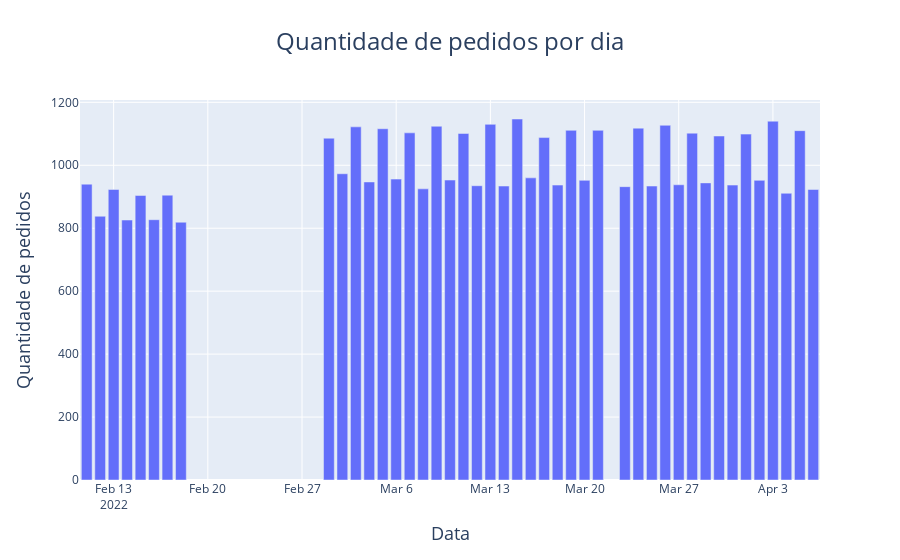

Notebook code cell kept with this figure:
### Code cell
# Desenhar gráfico de barras
fig = px.bar(df, x="Day_Ordered", y="ID", title="Quantidade de pedidos por dia", labels={"Day_Ordered": "Data", "ID": "Quantidade de pedidos"})
fig.update_layout(title={"x": 0.5, "xanchor": "center", "font": {"size": 24}},
    xaxis={"title_font": {"size": 18}, "showgrid": True},
    yaxis={"title_font": {"size": 18}, "showgrid": True})
fig.show()

### Figure 1 — Plotly figure (JSON) as saved in the notebook; plotly's stock layout.template omitted (floating-point values rounded to 4 significant figures)
{"data": [{"hovertemplate": "Data=%{x}<br>Quantidade de pedidos=%{y}<extra></extra>", "legendgroup": "", "marker": {"color": "#636efa", "pattern": {"shape": ""}}, "name": "", "orientation": "v", "showlegend": false, "textposition": "auto", "type": "bar", "x": ["2022-02-11", "2022-02-12", "2022-02-13", "2022-02-14", "2022-02-15", "2022-02-16", "2022-02-17", "2022-02-18", "2022-03-01", "2022-03-02", "2022-03-03", "2022-03-04", "2022-03-05", "2022-03-06", "2022-03-07", "2022-03-08", "2022-03-09", "2022-03-10", "2022-03-11", "2022-03-12", "2022-03-13", "2022-03-14", "2022-03-15", "2022-03-16", "2022-03-17", "2022-03-18", "2022-03-19", "2022-03-20", "2022-03-21", "2022-03-23", "2022-03-24", "2022-03-25", "2022-03-26", "2022-03-27", "2022-03-28", "2022-03-29", "2022-03-30", "2022-03-31", "2022-04-01", "2022-04-02", "2022-04-03", "2022-04-04", "2022-04-05", "2022-04-06"], "xaxis": "x", "y": [940, 838, 923, 826, 904, 827, 905, 819, 1086, 973, 1122, 947, 1116, 956, 1103, 925, 1124, 953, 1101, 935, 1130, 934, 1147, 960, 1088, 937, 1111, 952, 1111, 932, 1118, 934, 1127, 938, 1102, 944, 1093, 937, 1099, 952, 1140, 911, 1110, 923], "yaxis": "y"}], "layout": {"barmode": "relative", "legend": {"tracegroupgap": 0}, "title": {"font": {"size": 24}, "text": "Quantidade de pedidos por dia", "x": 0.5, "xanchor": "center"}, "xaxis": {"anchor": "y", "domain": [0, 1], "showgrid": true, "title": {"font": {"size": 18}, "text": "Data"}}, "yaxis": {"anchor": "x", "domain": [0, 1], "showgrid": true, "title": {"font": {"size": 18}, "text": "Quantidade de pedidos"}}}}
